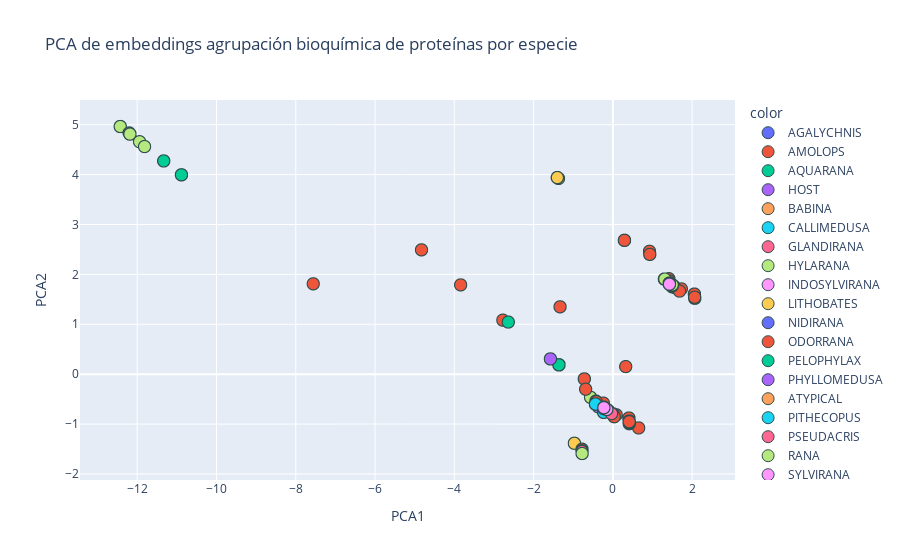

The cell this chart's notebook holds for it:
### Code cell
pca = PCA(n_components=4)
embedding_pca = pca.fit_transform(seq_embeddings)

fig = px.scatter(
    x=embedding_pca[:, 0],
    y=embedding_pca[:, 1],
    color=df_csv_bio['Species Family'].to_list(),
    title="PCA de embeddings agrupación bioquímica de proteínas por especie",
    labels={"x": "PCA1", "y": "PCA2"},
    hover_data=[df_csv_bio['Peptide_Family']]
)

fig.update_traces(marker=dict(size=12, line=dict(width=1, color="DarkSlateGrey")))
fig.show()

### Figure 1 — Plotly figure (JSON) as saved in the notebook; plotly's stock layout.template omitted (floating-point values rounded to 4 significant figures; data arrays with more than 128 entries replaced by an {"elided": "..."} marker saying what was removed)
{"data": [{"customdata": [["Dermaseptin"], ["Dermaseptin"], ["Dermaseptin"], ["Dermaseptin"]], "hovertemplate": "color=AGALYCHNIS<br>PCA1=%{x}<br>PCA2=%{y}<br>hover_data_0=%{customdata[0]}<extra></extra>", "legendgroup": "AGALYCHNIS", "marker": {"color": "#636efa", "line": {"color": "DarkSlateGrey", "width": 1}, "size": 12, "symbol": "circle"}, "mode": "markers", "name": "AGALYCHNIS", "showlegend": true, "type": "scattergl", "x": [-0.4375, -1.576, -0.4375, -0.4375], "xaxis": "x", "y": [-0.5985, 0.3058, -0.5985, -0.5985], "yaxis": "y"}, {"customdata": {"elided": "165x1 str values"}, "hovertemplate": "color=AMOLOPS<br>PCA1=%{x}<br>PCA2=%{y}<br>hover_data_0=%{customdata[0]}<extra></extra>", "legendgroup": "AMOLOPS", "marker": {"color": "#EF553B", "line": {"color": "DarkSlateGrey", "width": 1}, "size": 12, "symbol": "circle"}, "mode": "markers", "name": "AMOLOPS", "showlegend": true, "type": "scattergl", "x": {"elided": "165 float values"}, "xaxis": "x", "y": {"elided": "165 float values"}, "yaxis": "y"}, {"customdata": [["Ranatuerin"], ["Ranatuerin"], ["Ranatuerin"], ["Ranatuerin"], ["Ranatuerin"], ["Ranatuerin"], ["Ranatuerin"], ["Ranatuerin"], ["Ranatuerin"], ["Ranatuerin"], ["Ranatuerin"], ["Ranatuerin"], ["Ranatuerin"], ["Palustrin"], ["Palustrin"], ["Ranatuerin"], ["Ranatuerin"], ["Temporin"], ["Ranatuerin"]], "hovertemplate": "color=AQUARANA<br>PCA1=%{x}<br>PCA2=%{y}<br>hover_data_0=%{customdata[0]}<extra></extra>", "legendgroup": "AQUARANA", "marker": {"color": "#00cc96", "line": {"color": "DarkSlateGrey", "width": 1}, "size": 12, "symbol": "circle"}, "mode": "markers", "name": "AQUARANA", "showlegend": true, "type": "scattergl", "x": [-0.1532, -0.2267, -0.2267, -0.2267, 0.4069, -0.2267, -0.2267, 0.007763, -0.2267, -0.2267, -0.2267, -0.2267, -0.2267, -0.2267, -0.2267, -0.2267, -0.2267, -0.2267, -0.2267], "xaxis": "x", "y": [-0.707, -0.6719, -0.6719, -0.6719, -0.9084, -0.6719, -0.6719, -0.7975, -0.6719, -0.6719, -0.6719, -0.6719, -0.6719, -0.6719, -0.6719, -0.6719, -0.6719, -0.6719, -0.6719], "yaxis": "y"}, {"customdata": [["Palustrin"]], "hovertemplate": "color=HOST<br>PCA1=%{x}<br>PCA2=%{y}<br>hover_data_0=%{customdata[0]}<extra></extra>", "legendgroup": "HOST", "marker": {"color": "#ab63fa", "line": {"color": "DarkSlateGrey", "width": 1}, "size": 12, "symbol": "circle"}, "mode": "markers", "name": "HOST", "showlegend": true, "type": "scattergl", "x": [-0.2267], "xaxis": "x", "y": [-0.6719], "yaxis": "y"}, {"customdata": [["Brevinin"], ["Temporin"]], "hovertemplate": "color=BABINA<br>PCA1=%{x}<br>PCA2=%{y}<br>hover_data_0=%{customdata[0]}<extra></extra>", "legendgroup": "BABINA", "marker": {"color": "#FFA15A", "line": {"color": "DarkSlateGrey", "width": 1}, "size": 12, "symbol": "circle"}, "mode": "markers", "name": "BABINA", "showlegend": true, "type": "scattergl", "x": [-0.2267, -0.2267], "xaxis": "x", "y": [-0.6719, -0.6719], "yaxis": "y"}, {"customdata": [["Phylloseptin"], ["Phylloseptin"]], "hovertemplate": "color=CALLIMEDUSA<br>PCA1=%{x}<br>PCA2=%{y}<br>hover_data_0=%{customdata[0]}<extra></extra>", "legendgroup": "CALLIMEDUSA", "marker": {"color": "#19d3f3", "line": {"color": "DarkSlateGrey", "width": 1}, "size": 12, "symbol": "circle"}, "mode": "markers", "name": "CALLIMEDUSA", "showlegend": true, "type": "scattergl", "x": [-0.4375, -0.4375], "xaxis": "x", "y": [-0.5985, -0.5985], "yaxis": "y"}, {"customdata": [["Gaegurin"], ["Gaegurin"], ["Gaegurin"], ["Brevinin"], ["Brevinin"], ["Brevinin"], ["Brevinin"], ["Esculentin"], ["Ranatuerin"], ["Brevinin"], ["Brevinin"]], "hovertemplate": "color=GLANDIRANA<br>PCA1=%{x}<br>PCA2=%{y}<br>hover_data_0=%{customdata[0]}<extra></extra>", "legendgroup": "GLANDIRANA", "marker": {"color": "#FF6692", "line": {"color": "DarkSlateGrey", "width": 1}, "size": 12, "symbol": "circle"}, "mode": "markers", "name": "GLANDIRANA", "showlegend": true, "type": "scattergl", "x": [-0.2267, -0.2267, -0.2267, -0.2267, -0.2267, -0.2267, -0.2267, -0.2267, -0.2267, -0.2267, -0.2267], "xaxis": "x", "y": [-0.6719, -0.6719, -0.6719, -0.6719, -0.6719, -0.6719, -0.6719, -0.6719, -0.6719, -0.6719, -0.6719], "yaxis": "y"}, {"customdata": [["Brevinin"], ["Temporin"], ["Brevinin"], ["Brevinin"], ["Brevinin"], ["Brevinin"], ["Esculentin"], ["Esculentin"], ["Brevinin"], ["Esculentin"], ["Esculentin"], ["Palustrin"], ["Brevinin"], ["Brevinin"], ["Brevinin"], ["Temporin"], ["Nigrocin"], ["Palustrin"], ["Brevinin"], ["Rugosin"], ["Rugosin"], ["Rugosin"], ["Rugosin"], ["Rugosin"], ["Rugosin"], ["Rugosin"], ["Rugosin"], ["Rugosin"], ["Rugosin"], ["Rugosin"], ["Rugosin"], ["Rugosin"], ["Rugosin"], ["Rugosin"], ["Rugosin"], ["Rugosin"], ["Rugosin"], ["Rugosin"], ["Rugosin"], ["Rugosin"], ["Rugosin"], ["Rugosin"], ["Rugosin"], ["Rugosin"], ["Rugosin"], ["Rugosin"], ["Rugosin"], ["Rugosin"], ["Rugosin"], ["Rugosin"], ["Rugosin"], ["Rugosin"], ["Rugosin"], ["Rugosin"], ["Rugosin"], ["Rugosin"], ["Rugosin"], ["Rugosin"], ["Rugosin"], ["Rugosin"], ["Rugosin"], ["Rugosin"], ["Rugosin"], ["Rugosin"], ["Rugosin"], ["Rugosin"], ["Gaegurin"], ["Gaegurin"], ["Gaegurin"], ["Gaegurin"], ["Gaegurin"], ["Gaegurin"], ["Gaegurin"], ["Gaegurin"], ["Gaegurin"], ["Gaegurin"], ["Gaegurin"], ["Gaegurin"], ["Gaegurin"], ["Gaegurin"], ["Gaegurin"], ["Gaegurin"], ["Gaegurin"], ["Gaegurin"], ["Gaegurin"], ["Gaegurin"], ["Gaegurin"], ["Gaegurin"], ["Gaegurin"], ["Gaegurin"], ["Gaegurin"], ["Gaegurin"], ["Gaegurin"], ["Gaegurin"], ["Gaegurin"], ["Gaegurin"], ["Gaegurin"], ["Gaegurin"], ["Gaegurin"], ["Gaegurin"], ["Temporin"], ["Temporin"], ["Temporin"], ["Temporin"], ["Temporin"], ["Temporin"], ["Temporin"], ["Brevinin"], ["Brevinin"], ["Brevinin"], ["Brevinin"], ["Brevinin"], ["Brevinin"], ["Brevinin"], ["Brevinin"], ["Brevinin"], ["Esculentin"], ["Brevinin"], ["Temporin"], ["Temporin"], ["Temporin"], ["Temporin"]], "hovertemplate": "color=HYLARANA<br>PCA1=%{x}<br>PCA2=%{y}<br>hover_data_0=%{customdata[0]}<extra></extra>", "legendgroup": "HYLARANA", "marker": {"color": "#B6E880", "line": {"color": "DarkSlateGrey", "width": 1}, "size": 12, "symbol": "circle"}, "mode": "markers", "name": "HYLARANA", "showlegend": true, "type": "scattergl", "x": [-0.2267, -0.2267, -0.2267, -0.2245, -0.2245, -0.151, -0.2245, -0.2245, -0.2267, -0.2267, -0.2267, -0.2245, -0.2267, -0.2267, -0.4398, -0.2267, -0.1532, -0.2245, -0.4398, -0.2267, -0.2267, -0.2267, -0.2267, -0.2267, -0.2267, -0.236, -0.2267, -0.2267, -0.2267, -0.2267, -0.2267, -0.2267, -0.2256, -0.2267, -0.2267, -0.2267, -0.2267, -0.2267, -0.2267, -0.1681, 0.4124, -0.2267, -0.2267, -0.2267, -0.2267, -0.2267, -0.2267, -0.2267, -0.2267, -0.2267, -0.2267, -0.2267, -0.2267, -0.2267, -0.2267, -0.2267, -0.2267, -0.2267, -0.2267, -0.2267, -0.2267, -0.2267, -0.226, -0.2267, -0.2267, -0.2267, -0.2267, -0.2267, -0.2267, 0.4124, -0.2267, -0.2267, 0.4124, -0.2267, -0.2267, -0.2267, -0.2267, -0.2267, -0.2267, -0.2267, -0.2267, -0.1074, -0.2267, -0.2267, -0.2267, -0.2267, -0.2267, -0.2267, -0.2267, -0.2267, -0.2267, -0.2267, -0.2267, -0.2267, -0.2267, -0.2267, -0.2267, -0.2267, -0.2267, 0.4124, -0.2267, -0.2267, -0.2267, -0.2245, -0.2245, -0.2245, -0.2245, 0.4147, -0.2245, 0.4147, 1.425, -0.2267, 1.425, -0.2267, -0.5618, -0.5618, -0.2245, -0.4266, -0.2267, 1.425, -1.359, -1.359], "xaxis": "x", "y": [-0.6719, -0.6719, -0.6719, -0.6924, -0.6924, -0.7275, -0.6924, -0.6924, -0.6719, -0.6719, -0.6719, -0.6924, -0.6719, -0.6719, -0.578, -0.6719, -0.707, -0.6924, -0.578, -0.6719, -0.6719, -0.6719, -0.6719, -0.6719, -0.6719, -0.6598, -0.6719, -0.6719, -0.6719, -0.6719, -0.6719, -0.6719, -0.6887, -0.6719, -0.6719, -0.6719, -0.6719, -0.6719, -0.6719, -0.7033, -0.9536, -0.6719, -0.6719, -0.6719, -0.6719, -0.6719, -0.6719, -0.6719, -0.6719, -0.6719, -0.6719, -0.6719, -0.6719, -0.6719, -0.6719, -0.6719, -0.6719, -0.6719, -0.6719, -0.6719, -0.6719, -0.6719, -0.6707, -0.6719, -0.6719, -0.6719, -0.6719, -0.6719, -0.6719, -0.9536, -0.6719, -0.6719, -0.9536, -0.6719, -0.6719, -0.6719, -0.6719, -0.6719, -0.6719, -0.6719, -0.6719, -0.7336, -0.6719, -0.6719, -0.6719, -0.6719, -0.6719, -0.6719, -0.6719, -0.6719, -0.6719, -0.6719, -0.6719, -0.6719, -0.6719, -0.6719, -0.6719, -0.6719, -0.6719, -0.9536, -0.6719, -0.6719, -0.6719, -0.6924, -0.6924, -0.6924, -0.6924, -0.9741, -0.6924, -0.9741, 1.824, -0.6719, 1.824, -0.6719, -0.4645, -0.4645, -0.6924, -0.5393, -0.6719, 1.824, 0.1871, 0.1871], "yaxis": "y"}, {"customdata": [["Brevinin"], ["Brevinin"], ["Brevinin"]], "hovertemplate": "color=INDOSYLVIRANA<br>PCA1=%{x}<br>PCA2=%{y}<br>hover_data_0=%{customdata[0]}<extra></extra>", "legendgroup": "INDOSYLVIRANA", "marker": {"color": "#FF97FF", "line": {"color": "DarkSlateGrey", "width": 1}, "size": 12, "symbol": "circle"}, "mode": "markers", "name": "INDOSYLVIRANA", "showlegend": true, "type": "scattergl", "x": [1.425, -0.09792, -0.2267], "xaxis": "x", "y": [1.824, -0.7518, -0.6719], "yaxis": "y"}, {"customdata": [["Esculentin"], ["Esculentin"], ["Temporin"], ["Brevinin"], ["Brevinin"], ["Esculentin"], ["Ranatuerin"], ["Nigrocin"], ["Esculentin"], ["Ranatuerin"], ["Brevinin"], ["Ranatuerin"], ["Ranatuerin"], ["Temporin"], ["Esculentin"], ["Esculentin"], ["Odorranain"], ["Odorranain"], ["Odorranain"], ["Esculentin"], ["Esculentin"], ["Esculentin"], ["Brevinin"], ["Temporin"], ["Brevinin"]], "hovertemplate": "color=LITHOBATES<br>PCA1=%{x}<br>PCA2=%{y}<br>hover_data_0=%{customdata[0]}<extra></extra>", "legendgroup": "LITHOBATES", "marker": {"color": "#FECB52", "line": {"color": "DarkSlateGrey", "width": 1}, "size": 12, "symbol": "circle"}, "mode": "markers", "name": "LITHOBATES", "showlegend": true, "type": "scattergl", "x": [-1.401, -1.401, -0.2267, -0.1532, -0.2267, -0.1532, -0.1532, -0.1514, -1.371, -0.1532, -0.9709, -0.2267, -0.2267, -0.2267, -1.401, -1.401, -0.7768, -0.7768, -0.7755, -0.2245, -0.2245, -0.2245, -0.9709, -0.2267, -0.1532], "xaxis": "x", "y": [3.94, 3.94, -0.6719, -0.707, -0.6719, -0.707, -0.707, -0.7143, 3.922, -0.707, -1.385, -0.6719, -0.6719, -0.6719, 3.94, 3.94, -1.551, -1.551, -1.59, -0.6924, -0.6924, -0.6924, -1.385, -0.6719, -0.707], "yaxis": "y"}, {"customdata": [["Brevinin"], ["Brevinin"], ["Ranatuerin"], ["Ranatuerin"]], "hovertemplate": "color=NIDIRANA<br>PCA1=%{x}<br>PCA2=%{y}<br>hover_data_0=%{customdata[0]}<extra></extra>", "legendgroup": "NIDIRANA", "marker": {"color": "#636efa", "line": {"color": "DarkSlateGrey", "width": 1}, "size": 12, "symbol": "circle"}, "mode": "markers", "name": "NIDIRANA", "showlegend": true, "type": "scattergl", "x": [-0.2267, -0.2267, -0.2267, 0.03091], "xaxis": "x", "y": [-0.6719, -0.6719, -0.6719, -0.8316], "yaxis": "y"}, {"customdata": {"elided": "764x1 str values"}, "hovertemplate": "color=ODORRANA<br>PCA1=%{x}<br>PCA2=%{y}<br>hover_data_0=%{customdata[0]}<extra></extra>", "legendgroup": "ODORRANA", "marker": {"color": "#EF553B", "line": {"color": "DarkSlateGrey", "width": 1}, "size": 12, "symbol": "circle"}, "mode": "markers", "name": "ODORRANA", "showlegend": true, "type": "scattergl", "x": {"elided": "764 float values"}, "xaxis": "x", "y": {"elided": "764 float values"}, "yaxis": "y"}, {"customdata": [["Brevinin"], ["Esculentin"], ["Esculentin"], ["Temporin"], ["Brevinin"], ["Brevinin"], ["Brevinin"], ["Brevinin"], ["Brevinin"], ["Esculentin"], ["Esculentin"], ["Palustrin"], ["Temporin"], ["Temporin"], ["Temporin"], ["Temporin"], ["Brevinin"], ["Brevinin"], ["Esculentin"], ["Temporin"], ["Temporin"], ["Esculentin"], ["Brevinin"], ["Brevinin"], ["Temporin"], ["Brevinin"], ["Brevinin"], ["Brevinin"], ["Temporin"], ["Nigrocin"], ["Esculentin"], ["Temporin"], ["Esculentin"], ["Temporin"], ["Nigrocin"], ["Brevinin"], ["Temporin"], ["Temporin"], ["Brevinin"], ["Brevinin"], ["Brevinin"], ["Brevinin"], ["Brevinin"]], "hovertemplate": "color=PELOPHYLAX<br>PCA1=%{x}<br>PCA2=%{y}<br>hover_data_0=%{customdata[0]}<extra></extra>", "legendgroup": "PELOPHYLAX", "marker": {"color": "#00cc96", "line": {"color": "DarkSlateGrey", "width": 1}, "size": 12, "symbol": "circle"}, "mode": "markers", "name": "PELOPHYLAX", "showlegend": true, "type": "scattergl", "x": [-0.2267, 1.427, -0.2267, -0.2267, -0.2267, 1.498, -0.2267, 1.498, 1.498, 1.498, -0.2267, -0.2245, -0.157, -0.2305, -0.2305, -0.2267, -0.2267, -0.2267, 1.427, -0.2267, -0.2267, -2.638, -0.2267, -0.2267, -0.2267, -0.2267, -0.2267, -0.2267, -1.359, -0.1514, -0.1532, -0.1532, -0.151, -0.1532, -0.2249, -0.2267, -0.2267, -0.2267, -11.33, -10.88, -11.33, -10.88, -10.88], "xaxis": "x", "y": [-0.6719, 1.803, -0.6719, -0.6719, -0.6719, 1.789, -0.6719, 1.789, 1.789, 1.789, -0.6719, -0.6924, -0.7182, -0.6831, -0.6831, -0.6719, -0.6719, -0.6719, 1.803, -0.6719, -0.6719, 1.044, -0.6719, -0.6719, -0.6719, -0.6719, -0.6719, -0.6719, 0.1871, -0.7143, -0.707, -0.707, -0.7275, -0.707, -0.6792, -0.6719, -0.6719, -0.6719, 4.274, 3.995, 4.274, 3.995, 3.995], "yaxis": "y"}, {"customdata": [["Dermaseptin"], ["Phylloseptin"], ["Phylloseptin"], ["Phylloseptin"], ["Phylloseptin"], ["Dermaseptin"], ["Dermaseptin"], ["Phylloseptin"], ["Phylloseptin"], ["Dermaseptin"], ["Dermaseptin"], ["Dermaseptin"], ["Dermaseptin"], ["Phylloseptin"], ["Phylloseptin"], ["Dermaseptin"], ["Phylloseptin"]], "hovertemplate": "color=PHYLLOMEDUSA<br>PCA1=%{x}<br>PCA2=%{y}<br>hover_data_0=%{customdata[0]}<extra></extra>", "legendgroup": "PHYLLOMEDUSA", "marker": {"color": "#ab63fa", "line": {"color": "DarkSlateGrey", "width": 1}, "size": 12, "symbol": "circle"}, "mode": "markers", "name": "PHYLLOMEDUSA", "showlegend": true, "type": "scattergl", "x": [-1.576, -0.4375, -0.4375, -0.4375, -0.4375, -0.4375, -0.4375, -0.2325, -0.3692, -0.4375, -0.2325, -0.4375, -0.2325, -0.4375, -0.4375, -0.4375, -0.4375], "xaxis": "x", "y": [0.3058, -0.5985, -0.5985, -0.5985, -0.5985, -0.5985, -0.5985, -0.7656, -0.6542, -0.5985, -0.7656, -0.5985, -0.7656, -0.5985, -0.5985, -0.5985, -0.5985], "yaxis": "y"}, {"customdata": [["Dermaseptin"]], "hovertemplate": "color=ATYPICAL<br>PCA1=%{x}<br>PCA2=%{y}<br>hover_data_0=%{customdata[0]}<extra></extra>", "legendgroup": "ATYPICAL", "marker": {"color": "#FFA15A", "line": {"color": "DarkSlateGrey", "width": 1}, "size": 12, "symbol": "circle"}, "mode": "markers", "name": "ATYPICAL", "showlegend": true, "type": "scattergl", "x": [-0.4375], "xaxis": "x", "y": [-0.5985], "yaxis": "y"}, {"customdata": [["Dermaseptin"], ["Dermaseptin"], ["Dermaseptin"], ["Phylloseptin"], ["Dermaseptin"]], "hovertemplate": "color=PITHECOPUS<br>PCA1=%{x}<br>PCA2=%{y}<br>hover_data_0=%{customdata[0]}<extra></extra>", "legendgroup": "PITHECOPUS", "marker": {"color": "#19d3f3", "line": {"color": "DarkSlateGrey", "width": 1}, "size": 12, "symbol": "circle"}, "mode": "markers", "name": "PITHECOPUS", "showlegend": true, "type": "scattergl", "x": [-0.4375, -0.4375, -0.2325, -0.4375, -0.4375], "xaxis": "x", "y": [-0.5985, -0.5985, -0.7656, -0.5985, -0.5985], "yaxis": "y"}, {"customdata": [["Ranatuerin"], ["Ranatuerin"], ["Ranatuerin"], ["Odorranain"], ["Temporin"], ["Temporin"]], "hovertemplate": "color=PSEUDACRIS<br>PCA1=%{x}<br>PCA2=%{y}<br>hover_data_0=%{customdata[0]}<extra></extra>", "legendgroup": "PSEUDACRIS", "marker": {"color": "#FF6692", "line": {"color": "DarkSlateGrey", "width": 1}, "size": 12, "symbol": "circle"}, "mode": "markers", "name": "PSEUDACRIS", "showlegend": true, "type": "scattergl", "x": [-0.2267, -0.03298, -0.2267, -0.7768, -0.2267, -0.2267], "xaxis": "x", "y": [-0.6719, -0.791, -0.6719, -1.551, -0.6719, -0.6719], "yaxis": "y"}, {"customdata": [["Ranatuerin"], ["Ranatuerin"], ["Temporin"], ["Temporin"], ["Temporin"], ["Temporin"], ["Temporin"], ["Temporin"], ["Temporin"], ["Temporin"], ["Temporin"], ["Temporin"], ["Temporin"], ["Ranatuerin"], ["Ranatuerin"], ["Esculentin"], ["Brevinin"], ["Temporin"], ["Temporin"], ["Brevinin"], ["Brevinin"], ["Temporin"], ["Temporin"], ["Palustrin"], ["Palustrin"], ["Brevinin"], ["Brevinin"], ["Brevinin"], ["Temporin"], ["Temporin"], ["Temporin"], ["Temporin"], ["Temporin"], ["Palustrin"], ["Temporin"], ["Temporin"], ["Palustrin"], ["Brevinin"], ["Temporin"], ["Ranatuerin"], ["Odorranain"], ["Esculentin"], ["Brevinin"], ["Temporin"], ["Temporin"], ["Brevinin"], ["Brevinin"], ["Brevinin"], ["Ranatuerin"], ["Brevinin"], ["Brevinin"], ["Brevinin"], ["Brevinin"], ["Brevinin"], ["Brevinin"], ["Brevinin"], ["Brevinin"], ["Palustrin"], ["Palustrin"], ["Palustrin"], ["Brevinin"], ["Brevinin"], ["Brevinin"], ["Temporin"], ["Temporin"], ["Temporin"], ["Temporin"], ["Temporin"], ["Brevinin"], ["Ranatuerin"], ["Ranatuerin"], ["Temporin"], ["Ranatuerin"], ["Brevinin"], ["Brevinin"], ["Ranatuerin"], ["Ranatuerin"], ["Ranatuerin"], ["Ranatuerin"], ["Brevinin"], ["Brevinin"], ["Brevinin"], ["Brevinin"], ["Brevinin"], ["Brevinin"], ["Brevinin"], ["Brevinin"], ["Brevinin"], ["Ranatuerin"], ["Brevinin"], ["Brevinin"], ["Brevinin"], ["Brevinin"], ["Brevinin"], ["Brevinin"], ["Brevinin"], ["Brevinin"], ["Brevinin"], ["Brevinin"], ["Brevinin"], ["Ranatuerin"]], "hovertemplate": "color=RANA<br>PCA1=%{x}<br>PCA2=%{y}<br>hover_data_0=%{customdata[0]}<extra></extra>", "legendgroup": "RANA", "marker": {"color": "#B6E880", "line": {"color": "DarkSlateGrey", "width": 1}, "size": 12, "symbol": "circle"}, "mode": "markers", "name": "RANA", "showlegend": true, "type": "scattergl", "x": [-0.1532, -0.1532, -0.2267, -12.18, -12.18, -12.43, -12.43, -12.43, -12.2, -12.18, -12.18, -12.18, -11.94, -0.2267, -0.2267, -0.2267, -0.2267, -0.2267, -0.2267, -0.2267, -0.2267, -0.2267, -0.2267, -0.2267, -0.2267, -0.2267, -0.2267, -0.1532, -0.2267, -0.2267, -0.2267, -0.2267, -0.2267, -0.2267, -0.2263, -0.2267, -0.2267, -0.1532, -0.2267, -0.2267, -0.7755, -0.2267, -0.2267, -0.2267, -0.2267, -0.2267, -0.2267, -0.2267, -0.2267, -0.2267, -0.2267, -0.2267, -0.2267, -0.2267, -0.2267, -0.1532, -0.1532, 1.425, -0.2267, -0.2267, 1.31, 1.498, 1.498, -0.2256, -0.2267, 1.425, -0.2267, -0.2267, -0.2267, -0.2267, -0.2267, -0.2267, -0.2267, -0.2267, -0.2267, -0.2267, -0.2267, -0.2267, -0.2267, -0.2267, -0.2267, -11.81, -0.2267, -0.2267, -0.2267, -0.2267, -0.2267, -0.2267, -0.2267, -0.2267, -0.2267, -0.2267, -0.2267, -0.2267, -0.2267, -0.2267, -0.2245, -0.2267, -0.2267, -0.2267, -0.2267], "xaxis": "x", "y": [-0.707, -0.707, -0.6719, 4.811, 4.811, 4.964, 4.964, 4.964, 4.835, 4.811, 4.811, 4.811, 4.659, -0.6719, -0.6719, -0.6719, -0.6719, -0.6719, -0.6719, -0.6719, -0.6719, -0.6719, -0.6719, -0.6719, -0.6719, -0.6719, -0.6719, -0.707, -0.6719, -0.6719, -0.6719, -0.6719, -0.6719, -0.6719, -0.6773, -0.6719, -0.6719, -0.707, -0.6719, -0.6719, -1.59, -0.6719, -0.6719, -0.6719, -0.6719, -0.6719, -0.6719, -0.6719, -0.6719, -0.6719, -0.6719, -0.6719, -0.6719, -0.6719, -0.6719, -0.707, -0.707, 1.824, -0.6719, -0.6719, 1.906, 1.789, 1.789, -0.6887, -0.6719, 1.824, -0.6719, -0.6719, -0.6719, -0.6719, -0.6719, -0.6719, -0.6719, -0.6719, -0.6719, -0.6719, -0.6719, -0.6719, -0.6719, -0.6719, -0.6719, 4.561, -0.6719, -0.6719, -0.6719, -0.6719, -0.6719, -0.6719, -0.6719, -0.6719, -0.6719, -0.6719, -0.6719, -0.6719, -0.6719, -0.6719, -0.6815, -0.6719, -0.6719, -0.6719, -0.6719], "yaxis": "y"}, {"customdata": [["Brevinin"], ["Brevinin"], ["Brevinin"], ["Brevinin"], ["Brevinin"], ["Brevinin"], ["Brevinin"], ["Brevinin"], ["Brevinin"], ["Brevinin"], ["Brevinin"], ["Brevinin"], ["Brevinin"], ["Brevinin"], ["Esculentin"], ["Esculentin"], ["Odorranain"], ["Temporin"], ["Temporin"], ["Temporin"], ["Temporin"], ["Temporin"], ["Temporin"], ["Brevinin"], ["Brevinin"], ["Brevinin"], ["Brevinin"], ["Brevinin"], ["Brevinin"], ["Brevinin"], ["Esculentin"], ["Esculentin"], ["Esculentin"], ["Odorranain"], ["Ranatuerin"], ["Temporin"], ["Temporin"], ["Temporin"], ["Temporin"]], "hovertemplate": "color=SYLVIRANA<br>PCA1=%{x}<br>PCA2=%{y}<br>hover_data_0=%{customdata[0]}<extra></extra>", "legendgroup": "SYLVIRANA", "marker": {"color": "#FF97FF", "line": {"color": "DarkSlateGrey", "width": 1}, "size": 12, "symbol": "circle"}, "mode": "markers", "name": "SYLVIRANA", "showlegend": true, "type": "scattergl", "x": [-0.2267, -0.2245, -0.2267, -0.2267, -0.2267, -0.2267, -0.2267, -0.2267, -0.2267, -0.2267, -0.2267, -0.2267, -0.2267, -0.2267, 1.427, -0.2267, -0.2267, -0.2267, -0.2267, -0.2267, -0.2267, -0.2267, -0.2267, 1.425, -0.2267, 1.425, -0.2267, 1.425, 1.427, 1.427, 1.427, -0.2267, -0.2267, -0.2267, -0.2267, -0.1532, -0.2267, -0.2267, -0.2267], "xaxis": "x", "y": [-0.6719, -0.6924, -0.6719, -0.6719, -0.6719, -0.6719, -0.6719, -0.6719, -0.6719, -0.6719, -0.6719, -0.6719, -0.6719, -0.6719, 1.803, -0.6719, -0.6719, -0.6719, -0.6719, -0.6719, -0.6719, -0.6719, -0.6719, 1.824, -0.6719, 1.824, -0.6719, 1.824, 1.803, 1.803, 1.803, -0.6719, -0.6719, -0.6719, -0.6719, -0.707, -0.6719, -0.6719, -0.6719], "yaxis": "y"}], "layout": {"legend": {"title": {"text": "color"}, "tracegroupgap": 0}, "title": {"text": "PCA de embeddings agrupación bioquímica de proteínas por especie"}, "xaxis": {"anchor": "y", "domain": [0, 1], "title": {"text": "PCA1"}}, "yaxis": {"anchor": "x", "domain": [0, 1], "title": {"text": "PCA2"}}}}
